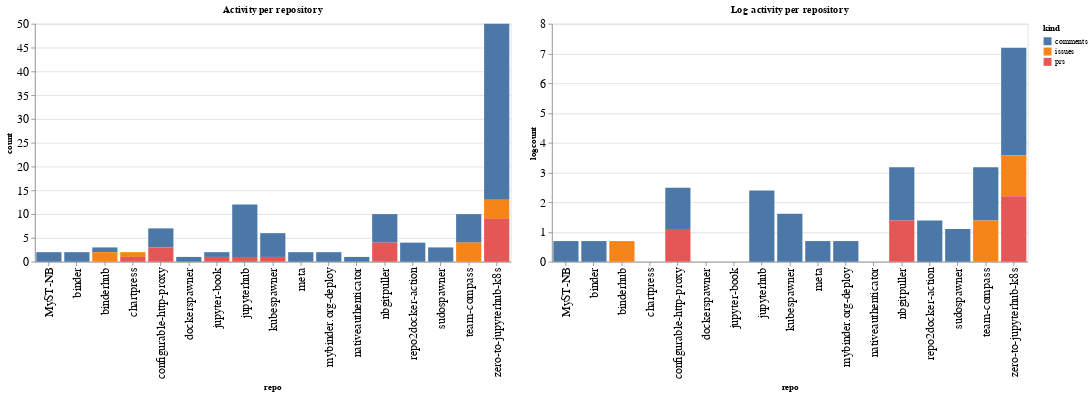

The code cell stored with this chart in its notebook:
### Code cell
ch1 = alt.Chart(repo_summaries, width=600, title="Activity per repository").mark_bar().encode(
    x='repo',
    y='count',
    color='kind',
    tooltip="kind"
)

ch2 = alt.Chart(repo_summaries, width=600, title="Log activity per repository").mark_bar().encode(
    x='repo',
    y='logcount',
    color='kind',
    tooltip="kind"
)

ch1 | ch2

### Figure 1 — Vega-Lite specification as saved in the notebook (floating-point values rounded to 4 significant figures)
{"config": {"axisLeft": {"labelFontSize": 15}, "axisBottom": {"labelFontSize": 15}}, "hconcat": [{"mark": "bar", "encoding": {"color": {"type": "nominal", "field": "kind"}, "tooltip": {"type": "nominal", "field": "kind"}, "x": {"type": "nominal", "field": "repo"}, "y": {"type": "quantitative", "field": "count"}}, "title": "Activity per repository", "width": 600}, {"mark": "bar", "encoding": {"color": {"type": "nominal", "field": "kind"}, "tooltip": {"type": "nominal", "field": "kind"}, "x": {"type": "nominal", "field": "repo"}, "y": {"type": "quantitative", "field": "logcount"}}, "title": "Log activity per repository", "width": 600}], "data": {"name": "data-570d16dda302854eaeac3329d9485252"}, "$schema": "https://vega.github.io/schema/vega-lite/v4.8.1.json", "datasets": {"data-570d16dda302854eaeac3329d9485252": [{"repo": "MyST-NB", "kind": "comments", "count": 2, "logcount": 0.6931}, {"repo": "binder", "kind": "comments", "count": 2, "logcount": 0.6931}, {"repo": "binderhub", "kind": "comments", "count": 1, "logcount": 0.0}, {"repo": "binderhub", "kind": "issues", "count": 2, "logcount": 0.6931}, {"repo": "chartpress", "kind": "issues", "count": 1, "logcount": 0.0}, {"repo": "chartpress", "kind": "prs", "count": 1, "logcount": 0.0}, {"repo": "configurable-http-proxy", "kind": "comments", "count": 4, "logcount": 1.386}, {"repo": "configurable-http-proxy", "kind": "prs", "count": 3, "logcount": 1.099}, {"repo": "dockerspawner", "kind": "comments", "count": 1, "logcount": 0.0}, {"repo": "jupyter-book", "kind": "comments", "count": 1, "logcount": 0.0}, {"repo": "jupyter-book", "kind": "prs", "count": 1, "logcount": 0.0}, {"repo": "jupyterhub", "kind": "comments", "count": 11, "logcount": 2.398}, {"repo": "jupyterhub", "kind": "prs", "count": 1, "logcount": 0.0}, {"repo": "kubespawner", "kind": "comments", "count": 5, "logcount": 1.609}, {"repo": "kubespawner", "kind": "prs", "count": 1, "logcount": 0.0}, {"repo": "meta", "kind": "comments", "count": 2, "logcount": 0.6931}, {"repo": "mybinder.org-deploy", "kind": "comments", "count": 2, "logcount": 0.6931}, {"repo": "nativeauthenticator", "kind": "comments", "count": 1, "logcount": 0.0}, {"repo": "nbgitpuller", "kind": "comments", "count": 6, "logcount": 1.792}, {"repo": "nbgitpuller", "kind": "prs", "count": 4, "logcount": 1.386}, {"repo": "repo2docker-action", "kind": "comments", "count": 4, "logcount": 1.386}, {"repo": "sudospawner", "kind": "comments", "count": 3, "logcount": 1.099}, {"repo": "team-compass", "kind": "comments", "count": 6, "logcount": 1.792}, {"repo": "team-compass", "kind": "issues", "count": 4, "logcount": 1.386}, {"repo": "zero-to-jupyterhub-k8s", "kind": "comments", "count": 37, "logcount": 3.611}, {"repo": "zero-to-jupyterhub-k8s", "kind": "issues", "count": 4, "logcount": 1.386}, {"repo": "zero-to-jupyterhub-k8s", "kind": "prs", "count": 9, "logcount": 2.197}]}}
